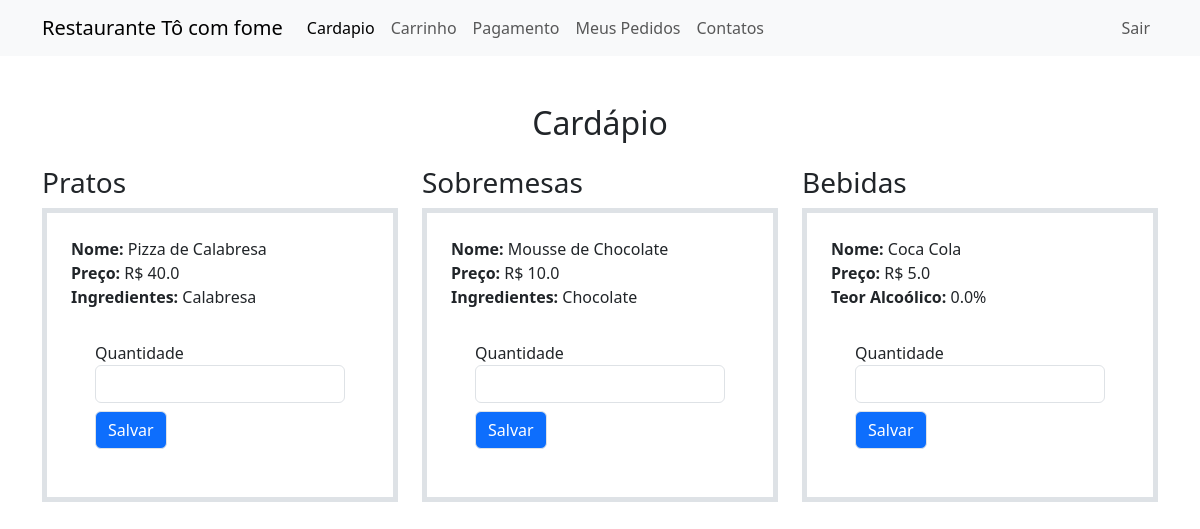
The page /menu (signed in) on the database its author committed.
### tocomfome/models.py (models this page shows)
class Prato(database.Model):
    id_prato = database.Column(database.Integer, primary_key=True)
    nome = database.Column(database.String, nullable=False)
    preco = database.Column(database.Float, nullable=False)
    ingrediente = database.Column(database.String, nullable=False)

class Sobremesa(database.Model):
    id_sobremesa = database.Column(database.Integer, primary_key=True)
    nome = database.Column(database.String, nullable=False)
    preco = database.Column(database.Float, nullable=False)
    ingrediente = database.Column(database.String, nullable=False)

class Bebida(database.Model):
    id_bebida = database.Column(database.Integer, primary_key=True)
    nome = database.Column(database.String, nullable=False)
    preco = database.Column(database.Float, nullable=False)
    teor_alcoolico = database.Column(database.Float, nullable=False)

### tocomfome/routes.py (the view, shortened to what this page needs)
@app.route('/menu', methods=['GET', 'POST'])
@login_required
def menu():
    form_quantidade = FormQuantidade()
    pratos = Prato.query.all()
    sobremesas = Sobremesa.query.all()
    bebidas = Bebida.query.all()
    carrinho_key = f'carrinho_{current_user.id}'
    carrinho = session.get(carrinho_key, [])
    return render_template(
        'menu.html',
        pratos=pratos,
        sobremesas=sobremesas,
        bebidas=bebidas,
        form_quantidade=form_quantidade
    )

### tocomfome/forms.py
class FormQuantidade(FlaskForm):
    item_id = HiddenField('ID do item', validators=[DataRequired()])
    quantidade_prato = IntegerField('Quantidade')  # Sem DataRequired
    quantidade_sobremesa = IntegerField('Quantidade')
    quantidade_bebida = IntegerField('Quantidade')
    botao_submit = SubmitField('Salvar')

### tocomfome/models.py (called while the page is built)
@login_manager.user_loader
def load_usuario(user_id):
    return Usuario.query.get(int(user_id))

### tocomfome/templates/menu.html (shortened to what this page needs)
{% extends "base.html" %}
{% block body %}
    <div class="container my-5">
        <h2 class="text-center mb-4">Cardápio</h2>
        <div class="row g-4">
            <div class="col-md-4">
                <div class="menu-card">
                    <h3 class="menu-title">Pratos</h3>
                    <ul class="menu-list list-unstyled">
                        {% for prato in pratos %}
                            <li class="border border-5 p-4 mt-2">
                                <strong>Nome:</strong> {{ prato.nome }}<br>
                                <strong>Preço:</strong> R$ {{ prato.preco | round(2) }}<br>
                                <strong>Ingredientes:</strong> {{ prato.ingrediente }}
                                <form method="POST" action="" class="p-4 mt-2">
                                    <fieldset>
                                        {{ form_quantidade.quantidade_prato.label(class="form-control-label") }}
                                        {{ form_quantidade.quantidade_prato(class="form-control") }}
                                    </fieldset>
                                    {{ form_quantidade.botao_submit(class="btn btn-primary border mt-2") }}
                                </form>
                            </li>
                        {% endfor %}
                    </ul>
                </div>
            </div>
            <div class="col-md-4">
                <div class="menu-card">
                    <h3 class="menu-title">Sobremesas</h3>
                    <ul class="menu-list list-unstyled">
                        {% for sobremesa in sobremesas %}
                            <li class="border border-5 p-4 mt-2">
                                <strong>Nome:</strong> {{ sobremesa.nome }}<br>
                                <strong>Preço:</strong> R$ {{ sobremesa.preco | round(2) }}<br>
                                <strong>Ingredientes:</strong> {{ sobremesa.ingrediente }}
                                <form method="POST" action="" class="p-4 mt-2">
                                    <fieldset>
                                        {{ form_quantidade.quantidade_sobremesa.label(class="form-control-label") }}
                                        {{ form_quantidade.quantidade_sobremesa(class="form-control") }}
                                    </fieldset>
                                    {{ form_quantidade.botao_submit(class="btn btn-primary border mt-2") }}
                                </form>
                            </li>
                        {% endfor %}
                    </ul>
                </div>
            </div>
            <div class="col-md-4">
                <div class="menu-card">
                    <h3 class="menu-title">Bebidas</h3>
                    <ul class="menu-list list-unstyled">
                        {% for bebida in bebidas %}
                            <li class="border border-5 p-4 mt-2">
                                <strong>Nome:</strong> {{ bebida.nome }}<br>
                                <strong>Preço:</strong> R$ {{ bebida.preco | round(2) }}<br>
                                <strong>Teor Alcoólico:</strong> {{ bebida.teor_alcoolico }}%<br>
                                <form method="POST" action="" class="p-4 mt-2">
                                    <fieldset>
                                        {{ form_quantidade.quantidade_bebida.label(class="form-control-label") }}
                                        {{ form_quantidade.quantidade_bebida(class="form-control") }}
                                    </fieldset>
                                    {{ form_quantidade.botao_submit(class="btn btn-primary border mt-2") }}
                                </form>
                            </li>
                        {% endfor %}
                    </ul>
                </div>
            </div>
        </div>
    </div>
{% endblock body %}

### rows shown on the page
Prato: nome "Pizza de Calabresa", preco "40.0", ingrediente "Calabresa", quantidade_prato.label "Quantidade"
Sobremesa: nome "Mousse de Chocolate", preco "10.0", ingrediente "Chocolate", quantidade_sobremesa.label "Quantidade"
Bebida: nome "Coca Cola", preco "5.0", teor_alcoolico "0.0", quantidade_bebida.label "Quantidade"
